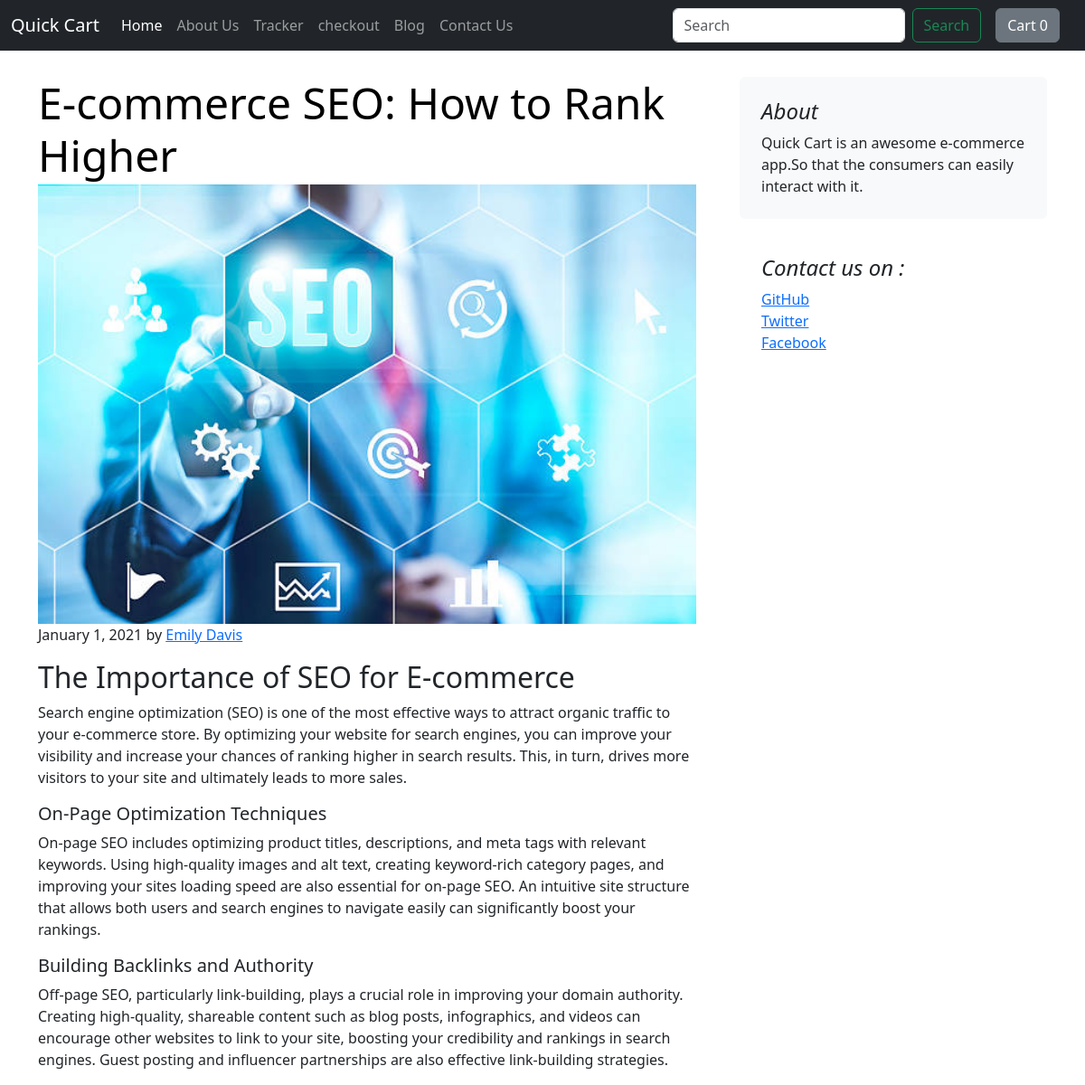
Page /blog/blogpost/7 on the committed database.
### blog/models.py (models this page shows, shortened)
class Blogpost(models.Model):
    post_id = models.AutoField(primary_key=True)
    title = models.CharField(max_length=150)
    author = models.CharField(max_length=150)
    head0 = models.CharField(max_length=200, default='')
    chead0 = models.TextField(default='')
    head1 = models.CharField(max_length=200, default='')
    chead1 = models.TextField(default='')
    head2 = models.CharField(max_length=200, default='')
    chead2 = models.TextField(default='')
    pub_date = models.DateField()
    thumbnail = models.ImageField(upload_to = 'blog/images', default='')

### blog/views.py (the view)
# urls.py: path('blogpost/<int:id>', views.blogpost, name='blogPost')
def blogpost(request, id):
    post = Blogpost.objects.filter(post_id = id)[0]
    return render(request, 'blog/blogpost.html', {'post' : post})

### blog/templates/blog/blogpost.html (shortened to what this page needs)
{% extends 'blog/basic.html' %}
{% block body %}
<div class="container">
    <div class="row g-5">
        <div class="col-md-8">
            <article class="blog-post">
                <h2 class="display-5 link-body-emphasis mb-1">{{post.title}}</h2>
                <img src="/media/{{post.thumbnail}}" alt="thumbnail" class="blog-img">
                <p class="blog-post-meta">January 1, 2021 by <a href="#">{{post.author}}</a></p>
                <h2>{{post.head0}}</h2>
                <p>{{post.chead0}}</p>
                <h5>{{post.head1}}</h5>
                <p>{{post.chead1}}</p>
                <h5>{{post.head2}}</h5>
                <p>{{post.chead2}}</p>
            </article>
        </div>
        <div class="col-md-4">
            <div class="position-sticky" style="top: 2rem;">
                <div class="p-4 mb-3 bg-body-tertiary rounded">
                    <h4 class="fst-italic">About</h4>
                    <p class="mb-0">Quick Cart is an awesome e-commerce app.So that the consumers can easily interact with it. </p>
                </div>
                <div class="p-4">
                    <h4 class="fst-italic">Contact us on : </h4>
                    <ol class="list-unstyled">
                        <li><a href="#">GitHub</a></li>
                        <li><a href="#">Twitter</a></li>
                        <li><a href="#">Facebook</a></li>
                    </ol>
                </div>
            </div>
        </div>
    </div>
</div>
{% endblock %}

### blog/templates/blog/blogpost.html (style rules this page uses)
.container { margin-top: 85px; }
.blog-img { width: 100%; }

### rows in the picture
Blogpost: title "E-commerce SEO: How to Rank Higher", thumbnail (picture), author "Emily Davis", head0 "The Importance of SEO for E-commerce", chead0 "Search engine optimization (SEO) is one of the most effective ways to attract organic traffic to your e-commerce store. By optimizing your website for search engines, you can improve your visibility and increase your chances of ranking higher in search results. This, in turn, drives more visitors to your site and ultimately leads to more sales.", head1 "On-Page Optimization Techniques", chead1 "On-page SEO includes optimizing product titles, descriptions, and meta tags with relevant keywords. Using high-quality images and alt text, creating keyword-rich category pages, and improving your sites loading speed are also essential for on-page SEO. An intuitive site structure that allows both users and search engines to navigate easily can significantly boost your rankings.", head2 "Building Backlinks and Authority", chead2 "Off-page SEO, particularly link-building, plays a crucial role in improving your domain authority. Creating high-quality, shareable content such as blog posts, infographics, and videos can encourage other websites to link to your site, boosting your credibility and rankings in search engines. Guest posting and influencer partnerships are also effective link-building strategies."
